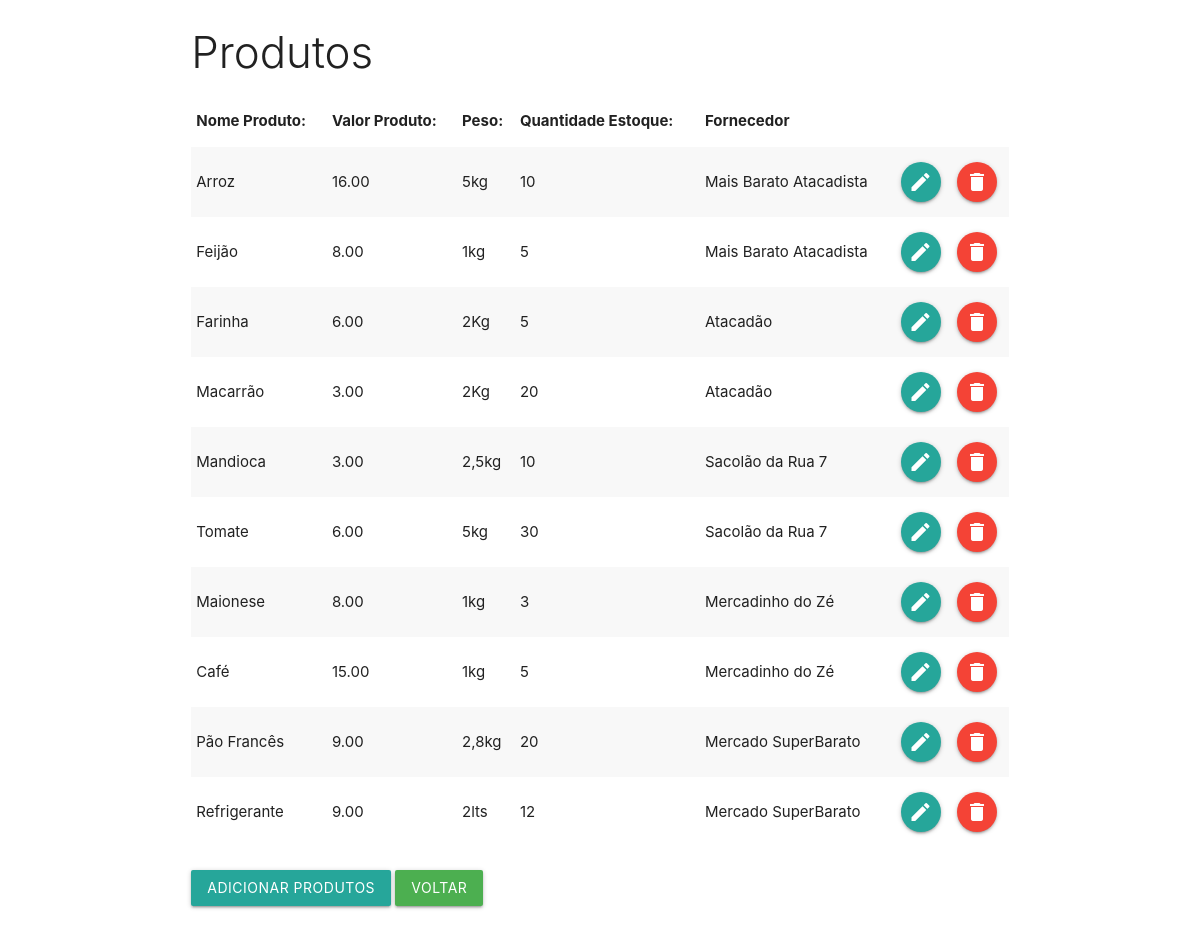
/produtos.php, run on the app's committed database.
### tables this page shows
CREATE TABLE `produto` (
  `id_produto` int NOT NULL AUTO_INCREMENT,
  `nome_produto` varchar(200) NOT NULL,
  `valor_produto` decimal(10,2) NOT NULL,
  `peso_produto` varchar(45) NOT NULL,
  `quantidadeEstoque_produto` varchar(20) NOT NULL,
  `id_fornecedor` varchar(20) NOT NULL,
  PRIMARY KEY (`id_produto`,`id_fornecedor`)
);

CREATE TABLE `fornecedores` (
  `id_fornecedor` int NOT NULL AUTO_INCREMENT,
  `nome_fornecedor` varchar(200) NOT NULL,
  `email_fornecedor` varchar(100) NOT NULL,
  `cnpj_fornecedor` varchar(30) NOT NULL,
  `razaoSocial_fornecedor` varchar(200) NOT NULL,
  `nomeFantasia_fornecedor` varchar(200) NOT NULL,
  `telefone_fornecedor` varchar(20) NOT NULL,
  `celular_vendedor` varchar(20) NOT NULL,
  PRIMARY KEY (`id_fornecedor`)
);

### produtos.php (the view, shortened to what this page needs)
<?php
include_once 'db/db_connect.php';
include_once 'includes/header.php';
?>
<div class="container">
  <div class="row">
    <div class="col s12 m12">
      <h3 class="light">Produtos</h3>
        <table class="striped">
                  <thead>
                      <tr>
                        <th>Nome Produto: </th>
                        <th>Valor Produto: </th>
                        <th>Peso: </th>
                        <th>Quantidade Estoque: </th>
                        <th>Fornecedor</th>
                      </tr>
                  </thead>
                  <tbody>
                    <?php
                    $sql = "select p.id_produto, p.nome_produto, p.valor_produto, p.peso_produto, p.quantidadeEstoque_produto, f.nome_fornecedor
                    from produto as p join fornecedores as f on p.id_fornecedor = f.id_fornecedor";
                    $resultado = mysqli_query($connect, $sql);
                    while($dados = mysqli_fetch_array($resultado)):
                    ?>
                    <tr>
                      <td><?php echo $dados['nome_produto']; ?></td>
                      <td><?php echo $dados['valor_produto']; ?></td>
                      <td><?php echo $dados['peso_produto']; ?></td>
                      <td><?php echo $dados['quantidadeEstoque_produto']; ?></td>
                      <td><?php echo $dados['nome_fornecedor']; ?></td>
                      <td><a href="editar-produto.php?id=<?php echo $dados['id_produto']; ?>" class="btn-floating gray"><i class="material-icons">create</i></a></td>
                      <td><a href="#modal<?php echo $dados['id_produto']; ?>" class="btn-floating red modal-trigger"><i class="material-icons">delete</i></a></td>
                    </tr>
                    <?php endwhile; ?>
                  </tbody>
          </table>
          <br>
          <a href="adicionar-produtos.php" class="btn">Adicionar Produtos</a>
          <a href="index.php" class="btn green">Voltar</a>
    </div>
  </div>
</div>
<?php
include_once 'includes/footer.php';
?>

### includes/header.php (shortened to what this page needs)
<!doctype html>
<html lang="pt-br">
  <head>
    <link rel="stylesheet" href="https://cdnjs.cloudflare.com/ajax/libs/materialize/1.0.0/css/materialize.min.css">
  </head>
  <body>

### includes/footer.php (shortened to what this page needs)
</body>
</html>

### data on the page
produto: nome_produto "Arroz", valor_produto "16.00", peso_produto "5kg", quantidadeEstoque_produto "10", id_fornecedor.nome_fornecedor "Mais Barato Atacadista"
produto: nome_produto "Feijão", valor_produto "8.00", peso_produto "1kg", quantidadeEstoque_produto "5", id_fornecedor.nome_fornecedor "Mais Barato Atacadista"
produto: nome_produto "Farinha", valor_produto "6.00", peso_produto "2Kg", quantidadeEstoque_produto "5", id_fornecedor.nome_fornecedor "Atacadão"
produto: nome_produto "Macarrão", valor_produto "3.00", peso_produto "2Kg", quantidadeEstoque_produto "20", id_fornecedor.nome_fornecedor "Atacadão"
produto: nome_produto "Mandioca", valor_produto "3.00", peso_produto "2,5kg", quantidadeEstoque_produto "10", id_fornecedor.nome_fornecedor "Sacolão da Rua 7"
produto: nome_produto "Tomate", valor_produto "6.00", peso_produto "5kg", quantidadeEstoque_produto "30", id_fornecedor.nome_fornecedor "Sacolão da Rua 7"
produto: nome_produto "Maionese", valor_produto "8.00", peso_produto "1kg", quantidadeEstoque_produto "3", id_fornecedor.nome_fornecedor "Mercadinho do Zé"
produto: nome_produto "Café", valor_produto "15.00", peso_produto "1kg", quantidadeEstoque_produto "5", id_fornecedor.nome_fornecedor "Mercadinho do Zé"
produto: nome_produto "Pão Francês", valor_produto "9.00", peso_produto "2,8kg", quantidadeEstoque_produto "20", id_fornecedor.nome_fornecedor "Mercado SuperBarato"
produto: nome_produto "Refrigerante", valor_produto "9.00", peso_produto "2lts", quantidadeEstoque_produto "12", id_fornecedor.nome_fornecedor "Mercado SuperBarato"
